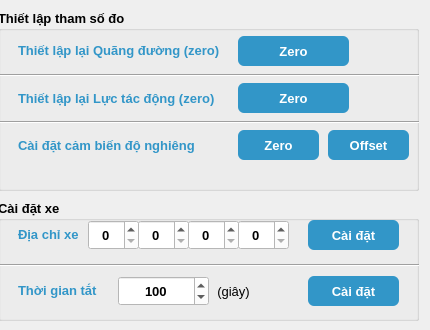
    <widget class="QWidget" name="tab_control">
     <attribute name="title">
      <string>   Điều khiển   </string>
     </attribute>
     <widget class="QGroupBox" name="groupBox">
      <property name="geometry">
       <rect>
        <x>-2</x>
        <y>10</y>
        <width>421</width>
        <height>181</height>
       </rect>
      </property>
      <property name="font">
       <font>
        <pointsize>10</pointsize>
        <bold>true</bold>
       </font>
      </property>
      <property name="styleSheet">
       <string notr="true"/>
      </property>
      <property name="title">
       <string>Thiết lập tham số đo</string>
      </property>
      <widget class="QLabel" name="label_zeroText">
       <property name="geometry">
        <rect>
         <x>20</x>
         <y>30</y>
         <width>211</width>
         <height>20</height>
        </rect>
       </property>
       <property name="font">
        <font>
         <pointsize>10</pointsize>
         <bold>true</bold>
        </font>
       </property>
       <property name="styleSheet">
        <string notr="true">color: rgb(50, 150, 200);</string>
       </property>
       <property name="text">
        <string>Thiết lập lại Quãng đường (zero)</string>
       </property>
      </widget>
      <widget class="QToolButton" name="toolButton_setZeroDistance">
       <property name="geometry">
        <rect>
         <x>240</x>
         <y>26</y>
         <width>111</width>
         <height>30</height>
        </rect>
       </property>
       <property name="font">
        <font>
         <pointsize>10</pointsize>
         <bold>true</bold>
        </font>
       </property>
       <property name="styleSheet">
        <string notr="true">QToolButton{
color: rgb(255, 255, 255);
background-color: rgb(50, 150, 200);
border: none;
border-style: outset;
border-width: 0px;
border-radius: 6px;
}
QToolButton:hover{
background-color: rgb(120, 210, 240);
color: rgb(255, 255, 255);
}</string>
       </property>
       <property name="text">
        <string>Zero</string>
       </property>
       <property name="iconSize">
        <size>
         <width>50</width>
         <height>50</height>
        </size>
       </property>
       <property name="toolButtonStyle">
        <enum>Qt::ToolButtonTextOnly</enum>
       </property>
       <property name="autoRaise">
        <bool>true</bool>
       </property>
      </widget>
      <widget class="Line" name="line_2">
       <property name="geometry">
        <rect>
         <x>-10</x>
         <y>60</y>
         <width>450</width>
         <height>10</height>
        </rect>
       </property>
       <property name="orientation">
        <enum>Qt::Horizontal</enum>
       </property>
      </widget>
      <widget class="QToolButton" name="toolButton_setZeroForce">
       <property name="geometry">
        <rect>
         <x>240</x>
         <y>73</y>
         <width>111</width>
         <height>30</height>
        </rect>
       </property>
       <property name="font">
        <font>
         <pointsize>10</pointsize>
         <bold>true</bold>
        </font>
       </property>
       <property name="styleSheet">
        <string notr="true">QToolButton{
color: rgb(255, 255, 255);
background-color: rgb(50, 150, 200);
border: none;
border-style: outset;
border-width: 0px;
border-radius: 6px;
}
QToolButton:hover{
background-color: rgb(120, 210, 240);
color: rgb(255, 255, 255);
}</string>
       </property>
       <property name="text">
        <string>Zero</string>
       </property>
       <property name="iconSize">
        <size>
         <width>50</width>
         <height>50</height>
        </size>
       </property>
       <property name="toolButtonStyle">
        <enum>Qt::ToolButtonTextOnly</enum>
       </property>
       <property name="autoRaise">
        <bool>true</bool>
       </property>
      </widget>
      <widget class="QLabel" name="label_zeroText_2">
       <property name="geometry">
        <rect>
         <x>20</x>
         <y>78</y>
         <width>211</width>
         <height>20</height>
        </rect>
       </property>
       <property name="font">
        <font>
         <pointsize>10</pointsize>
         <bold>true</bold>
        </font>
       </property>
       <property name="styleSheet">
        <string notr="true">color: rgb(50, 150, 200);</string>
       </property>
       <property name="text">
        <string>Thiết lập lại Lực tác động (zero)</string>
       </property>
      </widget>
      <widget class="QLabel" name="label_zeroText_8">
       <property name="geometry">
        <rect>
         <x>20</x>
         <y>125</y>
         <width>181</width>
         <height>20</height>
        </rect>
       </property>
       <property name="font">
        <font>
         <pointsize>10</pointsize>
         <bold>true</bold>
        </font>
       </property>
       <property name="styleSheet">
        <string notr="true">color: rgb(50, 150, 200);</string>
       </property>
       <property name="text">
        <string>Cài đặt cảm biến độ nghiêng</string>
       </property>
      </widget>
      <widget class="Line" name="line_7">
       <property name="geometry">
        <rect>
         <x>-10</x>
         <y>107</y>
         <width>450</width>
         <height>10</height>
        </rect>
       </property>
       <property name="orientation">
        <enum>Qt::Horizontal</enum>
       </property>
      </widget>
      <widget class="QToolButton" name="toolButton_setZerAxis">
       <property name="geometry">
        <rect>
         <x>240</x>
         <y>120</y>
         <width>81</width>
         <height>30</height>
        </rect>
       </property>
       <property name="font">
        <font>
         <pointsize>10</pointsize>
         <bold>true</bold>
        </font>
       </property>
       <property name="styleSheet">
        <string notr="true">QToolButton{
color: rgb(255, 255, 255);
background-color: rgb(50, 150, 200);
border: none;
border-style: outset;
border-width: 0px;
border-radius: 6px;
}
QToolButton:hover{
background-color: rgb(120, 210, 240);
color: rgb(255, 255, 255);
}</string>
       </property>
       <property name="text">
        <string>Zero</string>
       </property>
       <property name="iconSize">
        <size>
         <width>50</width>
         <height>50</height>
        </size>
       </property>
       <property name="toolButtonStyle">
        <enum>Qt::ToolButtonTextOnly</enum>
       </property>
       <property name="autoRaise">
        <bool>true</bool>
       </property>
      </widget>
      <widget class="QToolButton" name="toolButton_setOffsetAxis">
       <property name="geometry">
        <rect>
         <x>330</x>
         <y>120</y>
         <width>81</width>
         <height>30</height>
        </rect>
       </property>
       <property name="font">
        <font>
         <pointsize>10</pointsize>
         <bold>true</bold>
        </font>
       </property>
       <property name="styleSheet">
        <string notr="true">QToolButton{
color: rgb(255, 255, 255);
background-color: rgb(50, 150, 200);
border: none;
border-style: outset;
border-width: 0px;
border-radius: 6px;
}
QToolButton:hover{
background-color: rgb(120, 210, 240);
color: rgb(255, 255, 255);
}</string>
       </property>
       <property name="text">
        <string>Offset</string>
       </property>
       <property name="iconSize">
        <size>
         <width>50</width>
         <height>50</height>
        </size>
       </property>
       <property name="toolButtonStyle">
        <enum>Qt::ToolButtonTextOnly</enum>
       </property>
       <property name="autoRaise">
        <bool>true</bool>
       </property>
      </widget>
     </widget>
     <widget class="QGroupBox" name="groupBox_2">
      <property name="geometry">
       <rect>
        <x>-2</x>
        <y>200</y>
        <width>421</width>
        <height>121</height>
       </rect>
      </property>
      <property name="font">
       <font>
        <pointsize>10</pointsize>
        <bold>true</bold>
       </font>
      </property>
      <property name="styleSheet">
       <string notr="true"/>
      </property>
      <property name="title">
       <string>Cài đặt xe</string>
      </property>
      <widget class="QLabel" name="label_zeroText_3">
       <property name="geometry">
        <rect>
         <x>20</x>
         <y>80</y>
         <width>91</width>
         <height>20</height>
        </rect>
       </property>
       <property name="font">
        <font>
         <pointsize>10</pointsize>
         <bold>true</bold>
        </font>
       </property>
       <property name="styleSheet">
        <string notr="true">color: rgb(50, 150, 200);</string>
       </property>
       <property name="text">
        <string>Thời gian tắt</string>
       </property>
      </widget>
      <widget class="QToolButton" name="toolButton_setTimeShutdown">
       <property name="geometry">
        <rect>
         <x>310</x>
         <y>76</y>
         <width>91</width>
         <height>30</height>
        </rect>
       </property>
       <property name="font">
        <font>
         <pointsize>10</pointsize>
         <bold>true</bold>
        </font>
       </property>
       <property name="styleSheet">
        <string notr="true">QToolButton{
color: rgb(255, 255, 255);
background-color: rgb(50, 150, 200);
border: none;
border-style: outset;
border-width: 0px;
border-radius: 6px;
}
QToolButton:hover{
background-color: rgb(120, 210, 240);
color: rgb(255, 255, 255);
}</string>
       </property>
       <property name="text">
        <string>Cài đặt</string>
       </property>
       <property name="iconSize">
        <size>
         <width>50</width>
         <height>50</height>
        </size>
       </property>
       <property name="toolButtonStyle">
        <enum>Qt::ToolButtonTextOnly</enum>
       </property>
       <property name="autoRaise">
        <bool>true</bool>
       </property>
      </widget>
      <widget class="QLabel" name="label_Unit_2">
       <property name="geometry">
        <rect>
         <x>215</x>
         <y>83</y>
         <width>41</width>
         <height>16</height>
        </rect>
       </property>
       <property name="font">
        <font>
         <pointsize>10</pointsize>
         <bold>false</bold>
        </font>
       </property>
       <property name="text">
        <string>(giây)</string>
       </property>
       <property name="alignment">
        <set>Qt::AlignCenter</set>
       </property>
      </widget>
      <widget class="QSpinBox" name="spinBox_timeShutdown">
       <property name="geometry">
        <rect>
         <x>120</x>
         <y>76</y>
         <width>91</width>
         <height>30</height>
        </rect>
       </property>
       <property name="font">
        <font>
         <pointsize>10</pointsize>
         <bold>true</bold>
        </font>
       </property>
       <property name="styleSheet">
        <string notr="true">background-color: rgb(255, 255, 255);</string>
       </property>
       <property name="alignment">
        <set>Qt::AlignCenter</set>
       </property>
       <property name="minimum">
        <number>10</number>
       </property>
       <property name="maximum">
        <number>65535</number>
       </property>
       <property name="value">
        <number>100</number>
       </property>
      </widget>
      <widget class="Line" name="line_3">
       <property name="geometry">
        <rect>
         <x>-10</x>
         <y>60</y>
         <width>450</width>
         <height>10</height>
        </rect>
       </property>
       <property name="orientation">
        <enum>Qt::Horizontal</enum>
       </property>
      </widget>
      <widget class="QLabel" name="label_zeroText_7">
       <property name="geometry">
        <rect>
         <x>20</x>
         <y>24</y>
         <width>71</width>
         <height>20</height>
        </rect>
       </property>
       <property name="font">
        <font>
         <pointsize>10</pointsize>
         <bold>true</bold>
        </font>
       </property>
       <property name="styleSheet">
        <string notr="true">color: rgb(50, 150, 200);</string>
       </property>
       <property name="text">
        <string>Địa chỉ xe</string>
       </property>
      </widget>
      <widget class="QSpinBox" name="spinBox_addressByte0">
       <property name="geometry">
        <rect>
         <x>90</x>
         <y>20</y>
         <width>51</width>
         <height>30</height>
        </rect>
       </property>
       <property name="font">
        <font>
         <pointsize>10</pointsize>
         <bold>true</bold>
        </font>
       </property>
       <property name="styleSheet">
        <string notr="true">background-color: rgb(255, 255, 255);</string>
       </property>
       <property name="alignment">
        <set>Qt::AlignCenter</set>
       </property>
       <property name="minimum">
        <number>0</number>
       </property>
       <property name="maximum">
        <number>255</number>
       </property>
       <property name="value">
        <number>0</number>
       </property>
      </widget>
      <widget class="QToolButton" name="toolButton_setAddress">
       <property name="geometry">
        <rect>
         <x>310</x>
         <y>20</y>
         <width>91</width>
         <height>30</height>
        </rect>
       </property>
       <property name="font">
        <font>
         <pointsize>10</pointsize>
         <bold>true</bold>
        </font>
       </property>
       <property name="styleSheet">
        <string notr="true">QToolButton{
color: rgb(255, 255, 255);
background-color: rgb(50, 150, 200);
border: none;
border-style: outset;
border-width: 0px;
border-radius: 6px;
}
QToolButton:hover{
background-color: rgb(120, 210, 240);
color: rgb(255, 255, 255);
}</string>
       </property>
       <property name="text">
        <string>Cài đặt</string>
       </property>
       <property name="iconSize">
        <size>
         <width>50</width>
         <height>50</height>
        </size>
       </property>
       <property name="toolButtonStyle">
        <enum>Qt::ToolButtonTextOnly</enum>
       </property>
       <property name="autoRaise">
        <bool>true</bool>
       </property>
      </widget>
      <widget class="QSpinBox" name="spinBox_addressByte1">
       <property name="geometry">
        <rect>
         <x>140</x>
         <y>20</y>
         <width>51</width>
         <height>30</height>
        </rect>
       </property>
       <property name="font">
        <font>
         <pointsize>10</pointsize>
         <bold>true</bold>
        </font>
       </property>
       <property name="styleSheet">
        <string notr="true">background-color: rgb(255, 255, 255);</string>
       </property>
       <property name="alignment">
        <set>Qt::AlignCenter</set>
       </property>
       <property name="minimum">
        <number>0</number>
       </property>
       <property name="maximum">
        <number>255</number>
       </property>
       <property name="value">
        <number>0</number>
       </property>
      </widget>
      <widget class="QSpinBox" name="spinBox_addressByte2">
       <property name="geometry">
        <rect>
         <x>190</x>
         <y>20</y>
         <width>51</width>
         <height>30</height>
        </rect>
       </property>
       <property name="font">
        <font>
         <pointsize>10</pointsize>
         <bold>true</bold>
        </font>
       </property>
       <property name="styleSheet">
        <string notr="true">background-color: rgb(255, 255, 255);</string>
       </property>
       <property name="alignment">
        <set>Qt::AlignCenter</set>
       </property>
       <property name="minimum">
        <number>0</number>
       </property>
       <property name="maximum">
        <number>255</number>
       </property>
       <property name="value">
        <number>0</number>
       </property>
      </widget>
      <widget class="QSpinBox" name="spinBox_addressByte3">
       <property name="geometry">
        <rect>
         <x>240</x>
         <y>20</y>
         <width>51</width>
         <height>30</height>
        </rect>
       </property>
       <property name="font">
        <font>
         <pointsize>10</pointsize>
         <bold>true</bold>
        </font>
       </property>
       <property name="styleSheet">
        <string notr="true">background-color: rgb(255, 255, 255);</string>
       </property>
       <property name="alignment">
        <set>Qt::AlignCenter</set>
       </property>
       <property name="minimum">
        <number>0</number>
       </property>
       <property name="maximum">
        <number>255</number>
       </property>
       <property name="value">
        <number>0</number>
       </property>
      </widget>
     </widget>
    </widget>
